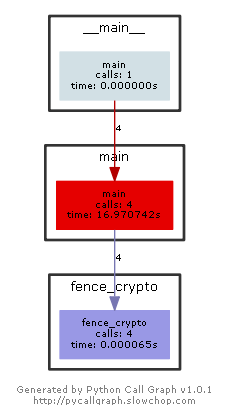

This figure's Python source:
# -*- coding: utf-8 -*-
from pycallgraph import Config
from pycallgraph import GlobbingFilter
from pycallgraph import PyCallGraph
from pycallgraph.output import GraphvizOutput


def fence_crypto(s, k, mode):
    result = ""
    table = []
    length = len(s)
    if mode == 1:
        for i in range(k):
            table.append("")
        for i in range(length):
            table[i % k] += s[i]
        for ele in table:
            result += ele
    else:
        list = []
        n = length // k
        r = length % k
        # print(n,r)
        for i in range(k):
            if i <= r - 1:
                list.append(n + 1)
            else:
                list.append(n)
        # print(list)
        point = int(0)
        for i in list:
            # print(s[point: point + i])
            table.append(s[point: point + i])
            point += i
        for i in range(n):
            for j in table:
                result += j[i]
        if r != 0:
            for j in table:
                if len(j) > n:
                    result += j[n]

    return result


def main():
    k = int(input("").strip())
    s = input("").strip()
    mode = int(input("").strip())

    ans = fence_crypto(s, k, mode)
    print(ans)


if __name__ == "__main__":
    ############################################################################
    '''
        生成函数调用图
    '''
    config = Config()
    config.trace_filter = GlobbingFilter(
        include=[
            '*'
        ]
    )
    config.trace_filter = GlobbingFilter(
        exclude=['pycallgraph.*']
    )
    ############################################################################

    graphviz = GraphvizOutput()
    graphviz.output_file = '栅栏密码.png'
    with PyCallGraph(output=graphviz, config=config):
        for i in range(4):
            main()
